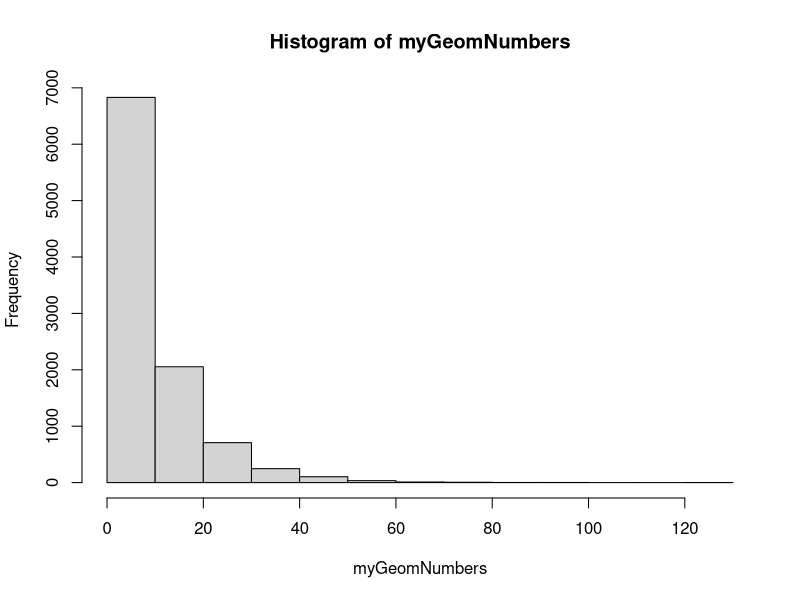
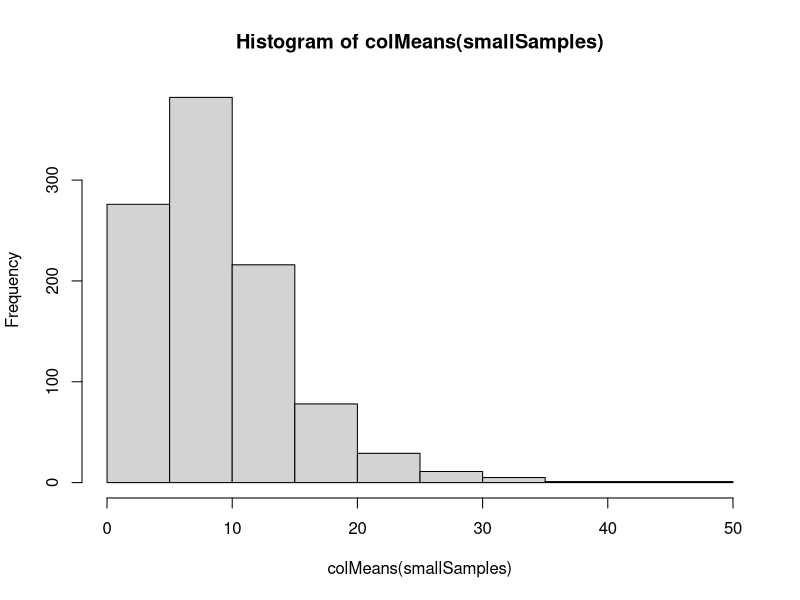
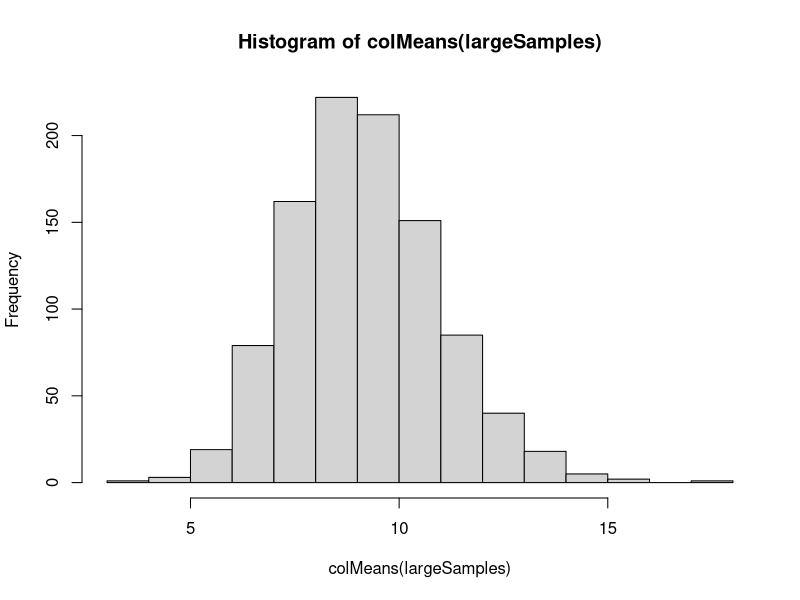

Source code (R) for these figures, in order:
# CLT ---------------------------------------------------------------------

# let's look at the 'central limit theory' in an experiment

# get some numbers from a geometric distribution
myGeomNumbers <- rgeom(10000, 0.1)
hist(myGeomNumbers)
# look familar ?

mean(myGeomNumbers)

# we can do a small sample size first
sample(myGeomNumbers, 5)

# we can repeat it in this way in R
replicate(100, sample(myGeomNumbers, 5))

# we can also store the restuls
smallSamples <- replicate(1000, sample(myGeomNumbers, 3))

hist(colMeans(smallSamples)) # we can get the mean for each sample this way

# it is not normal, close to the original distribution, not quite
# small samples get a skewed distribution for sample mean

# let's increase the sample size
largeSamples <- replicate(1000, sample(myGeomNumbers, 30)) 
# n = 30 samplesize
hist(colMeans(largeSamples)) # fairly normal shape now !

# when you increase the sample size to a certain number, like 30, 
# your sample mean has a distrubiotn, closer to a normal distribution, 
# when repeat it again and again

# Thanks for watching !
